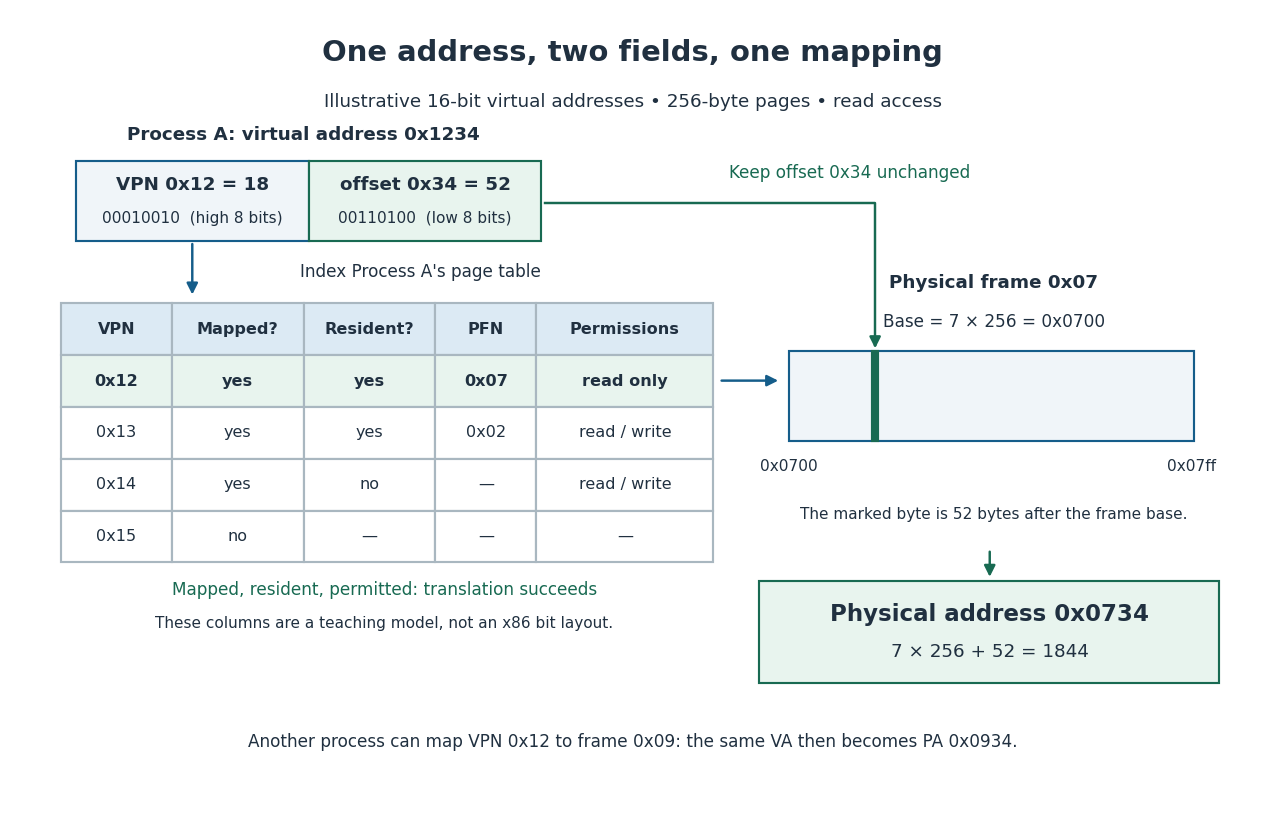

Write Python code to recreate this figure.
"""Illustrate paged address translation; Python 3.14 / matplotlib 3.10.7.

Run from _media; the PNG is written in the current working directory.
"""

from pathlib import Path

import matplotlib

matplotlib.use("Agg")
import matplotlib.pyplot as plt
from matplotlib.patches import FancyArrowPatch, Rectangle


PAGE_SIZE = 256
VA = 0x1234
VPN, OFFSET = divmod(VA, PAGE_SIZE)
PFN = 7
PA = PFN * PAGE_SIZE + OFFSET
BLUE = "#155d8a"
GREEN = "#186a52"
INK = "#203040"


def main():
    plt.rcParams.update({"font.size": 12, "font.family": "DejaVu Sans"})
    fig, ax = plt.subplots(figsize=(11.5, 7.4), dpi=110)
    fig.patch.set_facecolor("white")
    ax.set(xlim=(0, 12), ylim=(0, 8))
    ax.axis("off")

    def label(x, y, text, **kwargs):
        color = kwargs.pop("color", INK)
        ax.text(x, y, text, ha="center", va="center", color=color, **kwargs)

    def rect(x, y, w, h, color="#f0f5f9", edge=BLUE):
        ax.add_patch(Rectangle((x, y), w, h, facecolor=color,
                               edgecolor=edge, linewidth=1.4))

    def arrow(start, end, color=BLUE):
        ax.add_patch(FancyArrowPatch(start, end, arrowstyle="-|>",
                                    mutation_scale=15, color=color, linewidth=1.6))

    label(6, 7.62, "One address, two fields, one mapping", fontsize=19, weight="bold")
    label(6, 7.12, "Illustrative 16-bit virtual addresses • 256-byte pages • read access", fontsize=12)
    label(2.75, 6.78, f"Process A: virtual address 0x{VA:04x}", weight="bold")
    rect(0.5, 5.7, 2.3, 0.82)
    rect(2.8, 5.7, 2.3, 0.82, "#e8f4ee", GREEN)
    label(1.65, 6.27, f"VPN 0x{VPN:02x} = {VPN}", weight="bold")
    label(1.65, 5.93, f"{VPN:08b}  (high 8 bits)", fontsize=10)
    label(3.95, 6.27, f"offset 0x{OFFSET:02x} = {OFFSET}", weight="bold")
    label(3.95, 5.93, f"{OFFSET:08b}  (low 8 bits)", fontsize=10)
    arrow((1.65, 5.7), (1.65, 5.12))
    label(3.9, 5.38, "Index Process A's page table", fontsize=11)

    # Model rows include OS policy as well as hardware translation information.
    xs = (0.35, 1.45, 2.75, 4.05, 5.05, 6.8)
    heads = ("VPN", "Mapped?", "Resident?", "PFN", "Permissions")
    rows = (
        ("0x12", "yes", "yes", "0x07", "read only"),
        ("0x13", "yes", "yes", "0x02", "read / write"),
        ("0x14", "yes", "no", "—", "read / write"),
        ("0x15", "no", "—", "—", "—"),
    )
    top, row_h = 5.06, 0.53
    for i, row in enumerate((heads,) + rows):
        y = top - (i + 1) * row_h
        for j, text in enumerate(row):
            fill = "#dceaf4" if i == 0 else "#e8f4ee" if i == 1 else "white"
            rect(xs[j], y, xs[j + 1] - xs[j], row_h, fill, "#a9b7c0")
            label((xs[j] + xs[j + 1]) / 2, y + row_h / 2, text,
                  fontsize=10.5, weight="bold" if i in (0, 1) else "normal")
    label(3.55, 2.13, "Mapped, resident, permitted: translation succeeds", fontsize=11, color=GREEN)
    label(3.55, 1.78, "These columns are a teaching model, not an x86 bit layout.", fontsize=10)
    arrow((6.85, 4.27), (7.47, 4.27))

    label(9.57, 5.27, "Physical frame 0x07", weight="bold")
    label(9.57, 4.87, "Base = 7 × 256 = 0x0700", fontsize=11)
    rect(7.55, 3.65, 4, 0.92, "#f0f5f9")
    byte_x = 7.55 + OFFSET / PAGE_SIZE * 4
    rect(byte_x, 3.65, 0.065, 0.92, "#186a52", GREEN)
    label(7.55, 3.39, "0x0700", fontsize=10)
    label(11.52, 3.39, "0x07ff", fontsize=10)
    # Route the unchanged offset above the frame without crossing the lookup.
    ax.plot([5.14, byte_x + 0.035, byte_x + 0.035],
            [6.09, 6.09, 4.63], color=GREEN, linewidth=1.6)
    arrow((byte_x + 0.035, 4.72), (byte_x + 0.035, 4.57), GREEN)
    label(8.15, 6.4, "Keep offset 0x34 unchanged", fontsize=11, color=GREEN)
    label(9.57, 2.9, "The marked byte is 52 bytes after the frame base.", fontsize=10)
    rect(7.25, 1.17, 4.55, 1.05, "#e8f4ee", GREEN)
    label(9.53, 1.88, f"Physical address 0x{PA:04x}", fontsize=15, weight="bold")
    label(9.53, 1.49, f"7 × 256 + 52 = {PA}", fontsize=12)
    arrow((9.53, 2.55), (9.53, 2.23), GREEN)
    label(6, 0.57, "Another process can map VPN 0x12 to frame 0x09: the same VA then becomes PA 0x0934.", fontsize=11)
    fig.subplots_adjust(left=0.02, right=0.98, bottom=0.02, top=0.98)
    fig.savefig(Path.cwd() / "virtual-memory-address-translation.png", facecolor="white")
    plt.close(fig)


if __name__ == "__main__":
    main()
